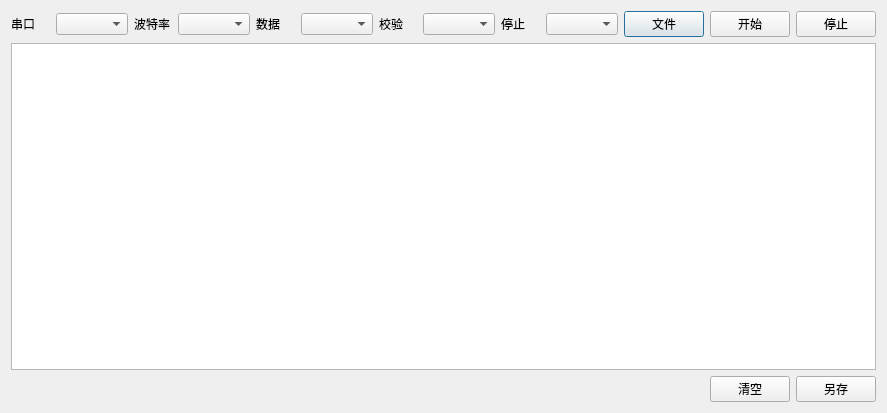
<?xml version="1.0" encoding="UTF-8"?>
<ui version="4.0">
 <class>Dialog</class>
 <widget class="QDialog" name="Dialog">
  <property name="geometry">
   <rect>
    <x>0</x>
    <y>0</y>
    <width>887</width>
    <height>413</height>
   </rect>
  </property>
  <property name="windowTitle">
   <string>Dialog</string>
  </property>
  <layout class="QGridLayout" name="gridLayout">
   <item row="0" column="0">
    <layout class="QHBoxLayout" name="horizontalLayout">
     <item>
      <widget class="QLabel" name="label">
       <property name="text">
        <string>串口</string>
       </property>
      </widget>
     </item>
     <item>
      <widget class="QComboBox" name="comboBox_port"/>
     </item>
     <item>
      <widget class="QLabel" name="label_2">
       <property name="text">
        <string>波特率</string>
       </property>
      </widget>
     </item>
     <item>
      <widget class="QComboBox" name="comboBox_rate"/>
     </item>
     <item>
      <widget class="QLabel" name="label_5">
       <property name="text">
        <string>数据</string>
       </property>
      </widget>
     </item>
     <item>
      <widget class="QComboBox" name="comboBox_data"/>
     </item>
     <item>
      <widget class="QLabel" name="label_3">
       <property name="text">
        <string>校验</string>
       </property>
      </widget>
     </item>
     <item>
      <widget class="QComboBox" name="comboBox_var"/>
     </item>
     <item>
      <widget class="QLabel" name="label_4">
       <property name="text">
        <string>停止</string>
       </property>
      </widget>
     </item>
     <item>
      <widget class="QComboBox" name="comboBox_stop"/>
     </item>
     <item>
      <widget class="QPushButton" name="pushButton_file">
       <property name="text">
        <string>文件</string>
       </property>
      </widget>
     </item>
     <item>
      <widget class="QPushButton" name="pushButton_start">
       <property name="text">
        <string>开始</string>
       </property>
      </widget>
     </item>
     <item>
      <widget class="QPushButton" name="pushButton_stop">
       <property name="text">
        <string>停止</string>
       </property>
      </widget>
     </item>
    </layout>
   </item>
   <item row="1" column="0">
    <widget class="QTextBrowser" name="textBrowser"/>
   </item>
   <item row="2" column="0">
    <layout class="QHBoxLayout" name="horizontalLayout_2">
     <item>
      <spacer name="horizontalSpacer">
       <property name="orientation">
        <enum>Qt::Horizontal</enum>
       </property>
       <property name="sizeHint" stdset="0">
        <size>
         <width>40</width>
         <height>20</height>
        </size>
       </property>
      </spacer>
     </item>
     <item>
      <widget class="QPushButton" name="pushButton_clear">
       <property name="text">
        <string>清空</string>
       </property>
      </widget>
     </item>
     <item>
      <widget class="QPushButton" name="pushButton_save">
       <property name="text">
        <string>另存</string>
       </property>
      </widget>
     </item>
    </layout>
   </item>
  </layout>
 </widget>
 <resources/>
 <connections/>
</ui>
